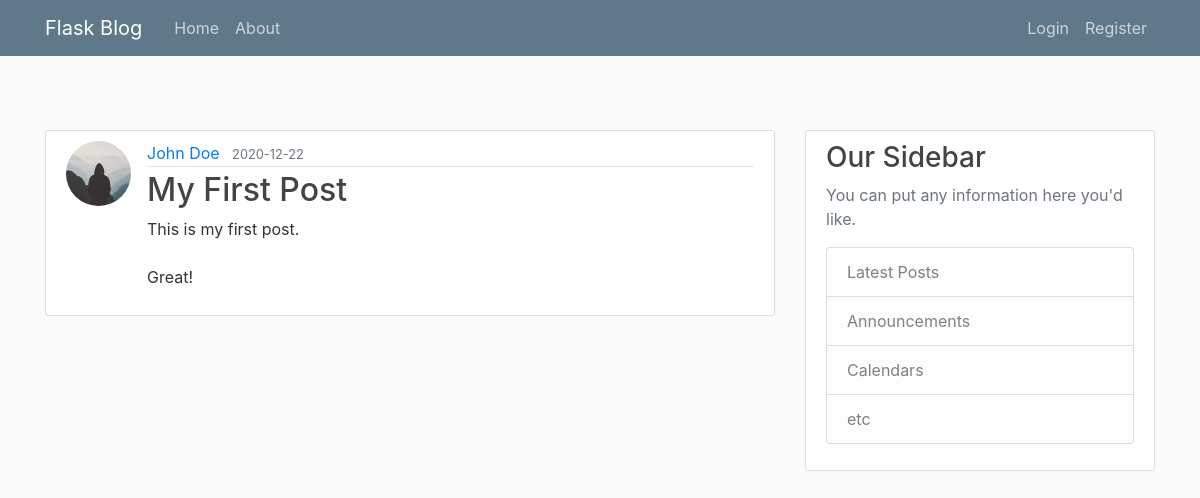
/post/1, run on the app's committed database.
### flaskblog/models.py (models this page shows, shortened)
class User(db.Model, UserMixin):
    id = db.Column(db.Integer, primary_key=True)
    username = db.Column(db.String(20), unique=True, nullable=False)
    email = db.Column(db.String(120), unique=True, nullable=False)
    image_file = db.Column(db.String(20), nullable=False, default="default.jpg")
    password = db.Column(db.String(60), nullable=False)
    posts = db.relationship("Post", backref="author", lazy=True)

class Post(db.Model):
    id = db.Column(db.Integer, primary_key=True)
    title = db.Column(db.String(100), unique=True, nullable=False)
    date_posted = db.Column(db.DateTime, nullable=False, default=datetime.utcnow)
    content = db.Column(db.Text, nullable=False)
    user_id = db.Column(db.Integer, db.ForeignKey("user.id"), nullable=False)

### flaskblog/posts/routes.py (the view)
@posts.route("/post/<int:post_id>")
def post(post_id):
    post = Post.query.get_or_404(post_id)
    return render_template("post.html", title=post.title, post=post)

### flaskblog/templates/post.html (shortened to what this page needs)
{% extends "layout.html" %}
{% block content %}
    <article class="media content-section">
        <img src="{{ url_for('static', filename='profile_pics/' + post.author.image_file) }}" alt="" class="rounded-circle article-img">
      <div class="media-body">
        <div class="article-metadata">
          <a class="mr-2" href="{{ url_for('users.user_posts', username=post.author.username) }}">{{ post.author.username }}</a>
          <small class="text-muted">{{ post.date_posted.strftime('%Y-%m-%d') }}</small>
        </div>
        <h2 class="article-title">{{ post.title }}</h2>
        <p class="article-content">{{ post.content }}</p>
      </div>
    </article>
{% endblock content %}

### flaskblog/static/main.css (style rules this page uses)
body { background: #fafafa; color: #333333; margin-top: 5rem; }
h1, h2, h3, h4, h5, h6 { color: #444444; }
.content-section { background: #ffffff; padding: 10px 20px; border: 1px solid #dddddd; border-radius: 3px; margin-bottom: 20px; }
.article-title { color: #444444; }
.article-content { white-space: pre-line; }
.article-img { height: 65px; width: 65px; margin-right: 16px; }
.article-metadata { padding-bottom: 1px; margin-bottom: 4px; border-bottom: 1px solid #e3e3e3 }

### data on the page
User: image_file (picture), author.username "John Doe"
Post: date_posted "2020-12-22", title "My First Post", content "This is my first post. Great!"
